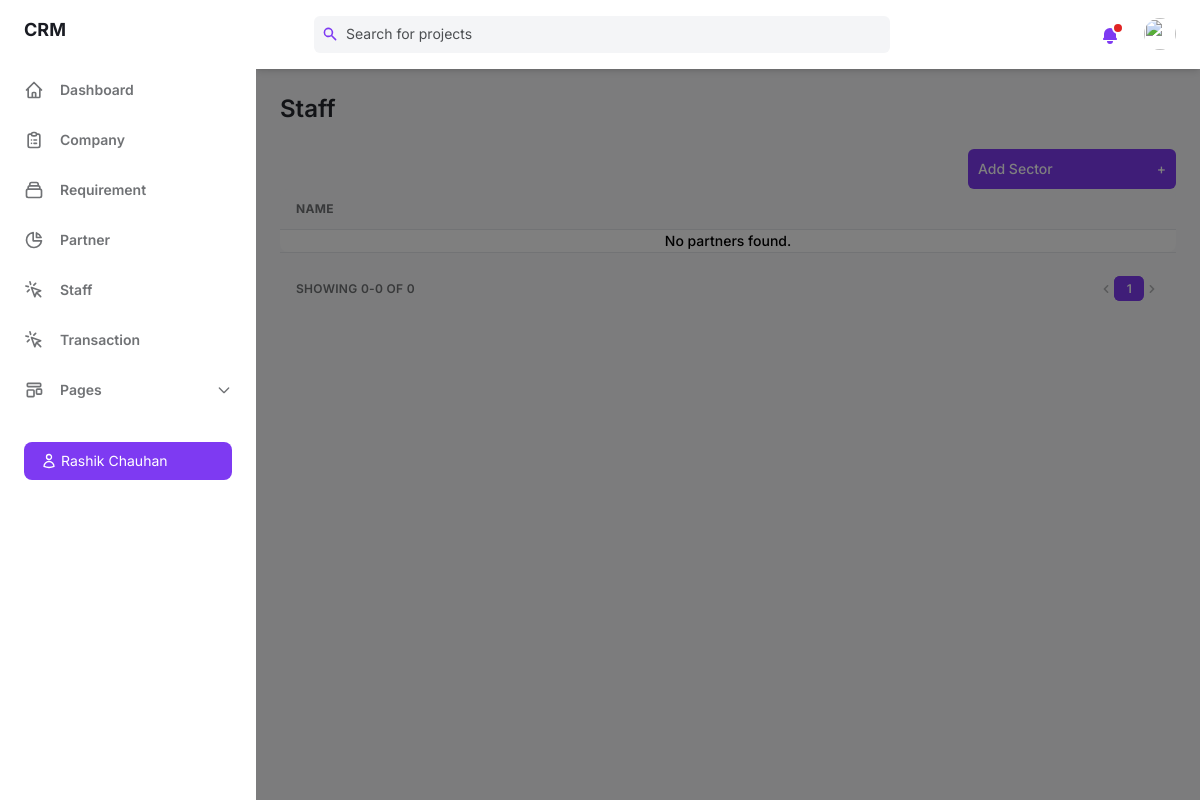
/sector/, run on an earlier commit of the app's database.
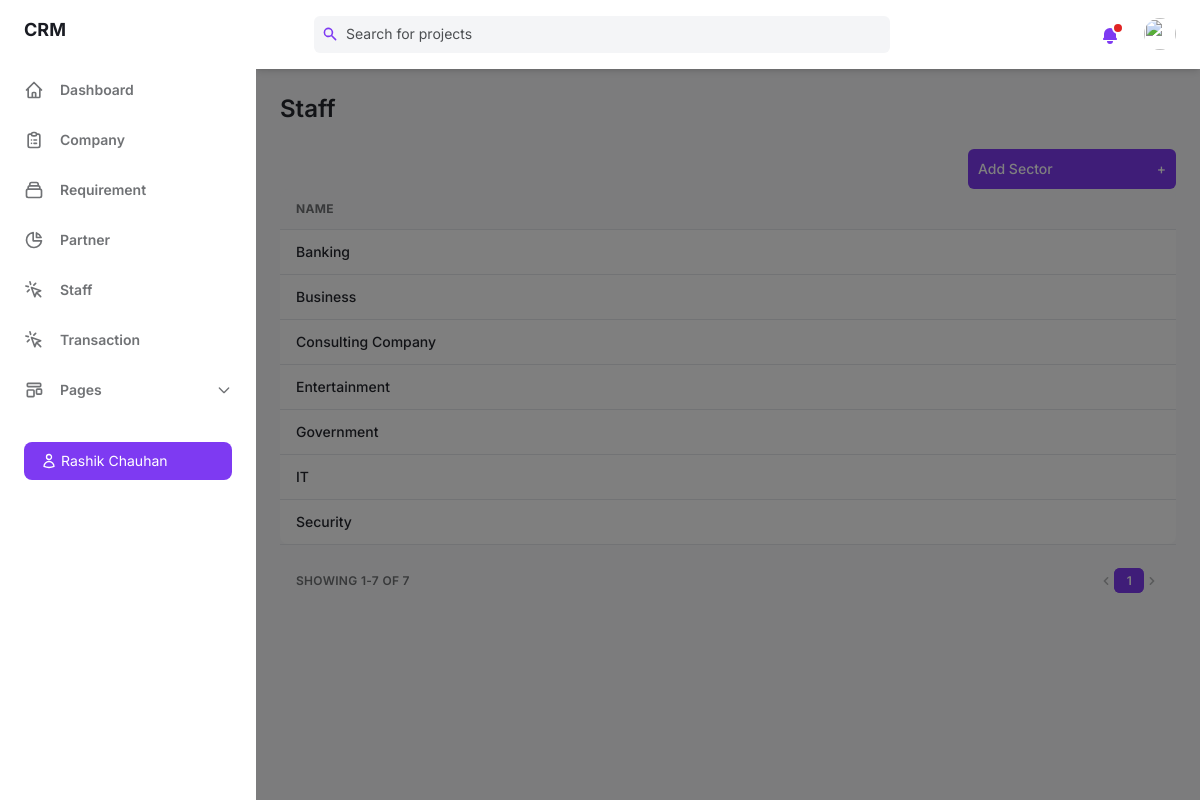
And on a later commit of the database.
### crm_app/models.py (models this page shows, shortened)
class Sector(models.Model):
    sector_name = models.CharField(max_length=100, unique=True)

### crm_app/views.py (the view)
# urls.py: path('sector/', views.sector, name='sector'),
def sector(request):
    sectors = Sector.objects.order_by('sector_name')
    sector_count = Sector.objects.count()
    paginator = Paginator(sectors, 10)
    page = request.GET.get('page')
    try:
        sectors_page = paginator.page(page)
    except PageNotAnInteger:
        sectors_page = paginator.page(1)
    except EmptyPage:
        sectors_page = paginator.page(paginator.num_pages)
    context = {'sectors': sectors, 'sector_count': sector_count, 'sectors': sectors_page, 'paginator': paginator, 'page_obj': sectors_page,}
    return render(request, 'sector.html', context)

### templates/sector.html (shortened to what the changed rows need)
{% load static %}
<!DOCTYPE html>
<html :class="{ 'theme-dark': dark }" x-data="data()" lang="en">
<head>
    <link rel="stylesheet" href="{% static 'css/tailwind.output.css' %}" />
    <link rel="stylesheet" href="https://cdnjs.cloudflare.com/ajax/libs/Chart.js/2.9.3/Chart.min.css"/>
</head>
<body>
    <div class="flex h-screen bg-gray-50 dark:bg-gray-900" :class="{ 'overflow-hidden': isSideMenuOpen }">
        <div class="flex flex-col flex-1 w-full">
            <main class="h-full overflow-y-auto">
                <div class="container px-6 mx-auto grid">
                    <h2 class="my-6 text-2xl font-semibold text-gray-700 dark:text-gray-200">Staff</h2>
                    <div class="w-full overflow-hidden rounded-lg shadow-xs">
                        <div class="w-full overflow-x-auto">
                            <table class="w-full whitespace-no-wrap">
                                <thead>
                                    <tr class="text-xs font-semibold tracking-wide text-left text-gray-500 uppercase border-b dark:border-gray-700 bg-gray-50 dark:text-gray-400 dark:bg-gray-800">
                                        <th class="px-4 py-3">Name</th>
                                    </tr>
                                </thead>
                                <tbody class="bg-white divide-y dark:divide-gray-700 dark:bg-gray-800">
                                    {% for sector in sectors %}
                                    <tr class="text-gray-700 dark:text-gray-400">
                                        <td class="px-4 py-3">
                                            <p class="font-medium text-sm">{{ sector.sector_name }}</p>
                                        </td>
                                    </tr>
                                    {% empty %}
                                    <tr>
                                        <td colspan="5" class="font-medium text-sm text-center">No partners found.</td>
                                    </tr>
                                    {% endfor %}
                                </tbody>
                            </table>
                        </div>
                    </div>
                    <div class="grid px-4 py-3 text-xs font-semibold tracking-wide text-gray-500 uppercase border-t dark:border-gray-700 bg-gray-50 sm:grid-cols-9 dark:text-gray-400 dark:bg-gray-800">
                        <span class="flex items-center col-span-3">Showing {{ page_obj.start_index }}-{{ page_obj.end_index }} of {{ paginator.count }}</span>
                        <span class="col-span-2"></span>
                        <span class="flex col-span-4 mt-2 sm:mt-auto sm:justify-end">
                            <nav aria-label="Table navigation">
                                <ul class="inline-flex items-center">
                                    {% for num in paginator.page_range %}
                                        {% if num == page_obj.number %}
                                        <li>
                                            <span class="px-3 py-1 text-white transition-colors duration-150 bg-purple-600 border border-r-0 border-purple-600 rounded-md focus:outline-none">{{ num }}</span>
                                        </li>
                                        {% else %}
                                        <li>
                                            <a href="?page={{ num }}" class="px-3 py-1 rounded-md focus:outline-none">{{ num }}</a>
                                        </li>
                                        {% endif %}
                                    {% endfor %}
                                </ul>
                            </nav>
                        </span>
                    </div>
                </div>
            </main>
        </div>
    </div>
</body>
</html>

What changed in the data, as far as the page shows it:
added Sector: sector_name "Banking"
added Sector: sector_name "Business"
added Sector: sector_name "Consulting Company"
added Sector: sector_name "Entertainment"
added Sector: sector_name "Government"
added Sector: sector_name "IT"
added Sector: sector_name "Security"
Also different on the page:
{{ page_obj.start_index }}: "0" → "1"
{{ page_obj.end_index }}: "0" → "7"
{{ paginator.count }}: "0" → "7"
text no longer shown: "No partners found."
